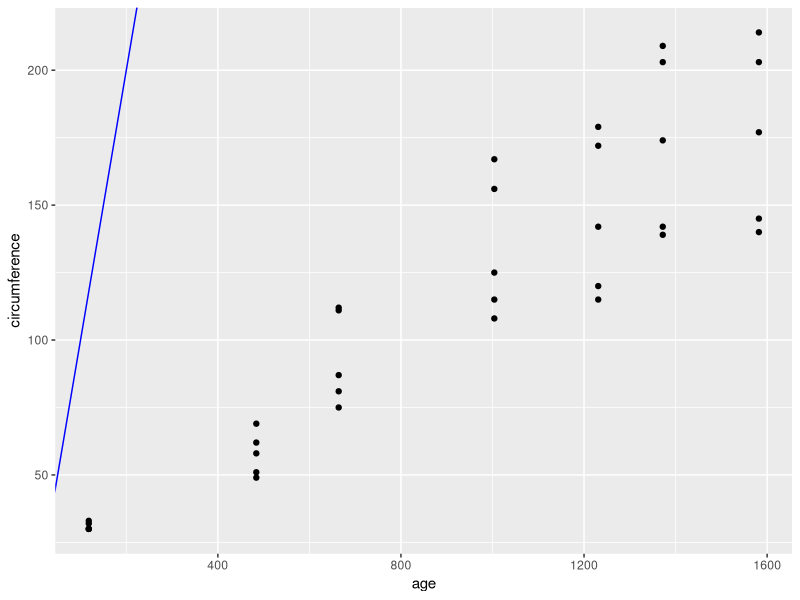
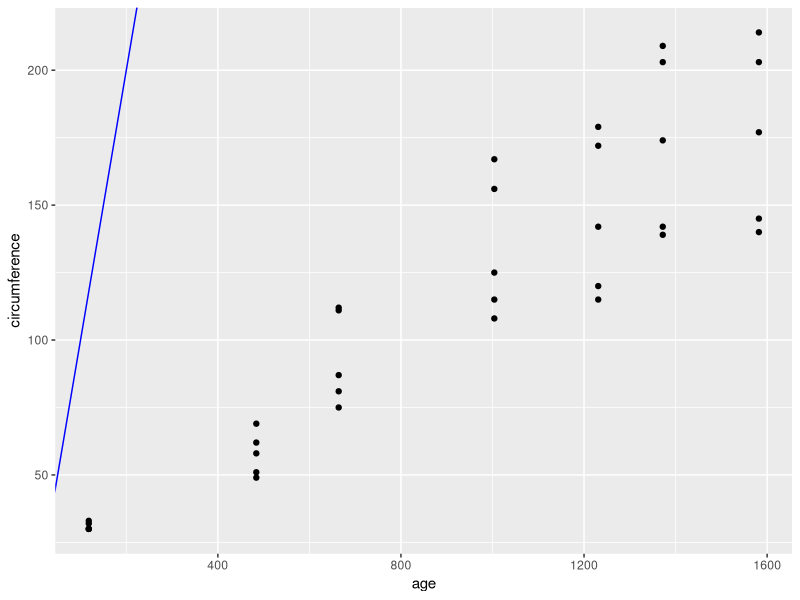
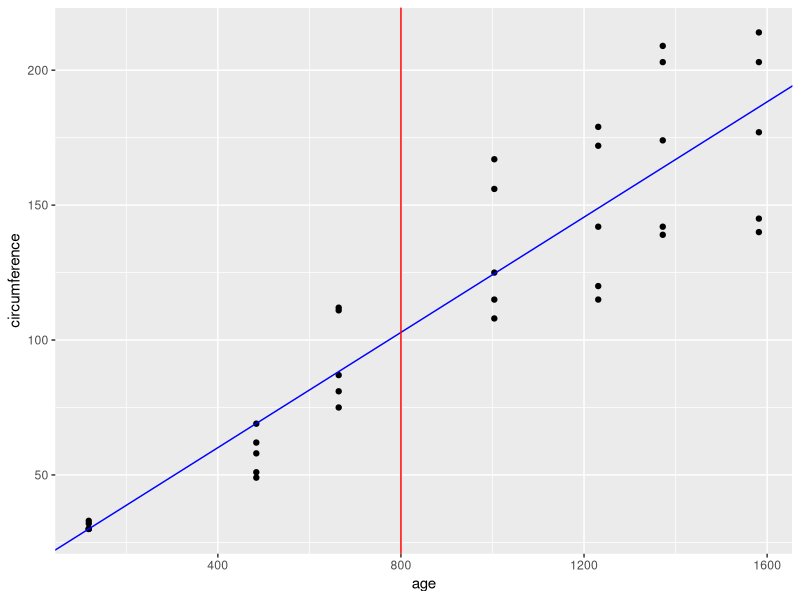

Recreate these plots in R, in order.
#Graficas con movimientos
#Se importan la libreria tidyverse que tiene una tabla de informacion
install.packages("tidyverse")

#Se importa la libreria
library(tidyverse)

#Traemos los datos 
data("Orange")

#Cargar datos en pantalla
head(Orange)

#Esta tabla de informacion, tiene cuanto mide la circunferencia de un arbol de naranjas a los 800 dias de plantarlo
Orange %>% ggplot(aes(x= age, y= circumference)) + geom_point() + geom_abline(intercept = 0, slope = 1, col= 'blue')

#En el siguiente codigo se mejora la regresion lineal simple
Orange %>% ggplot(aes(x= age, y= circumference)) + geom_point() + geom_abline(intercept = 0, slope = 1, col= 'blue')

# se usa la funcion lm para mejorar la regresion lineal simple
lm(circumference ~ age, data = Orange)
Orange %>% ggplot(aes(x= age, y= circumference)) + geom_point() + geom_abline(intercept = 17.3997, slope = 0.1068, col= 'blue') + geom_vline(xintercept = 800, col = 'red')

#Se genera la formula de la media
dias <- 800
medida <- 0.1068 * dias + 17.3997
print(medida)



































































